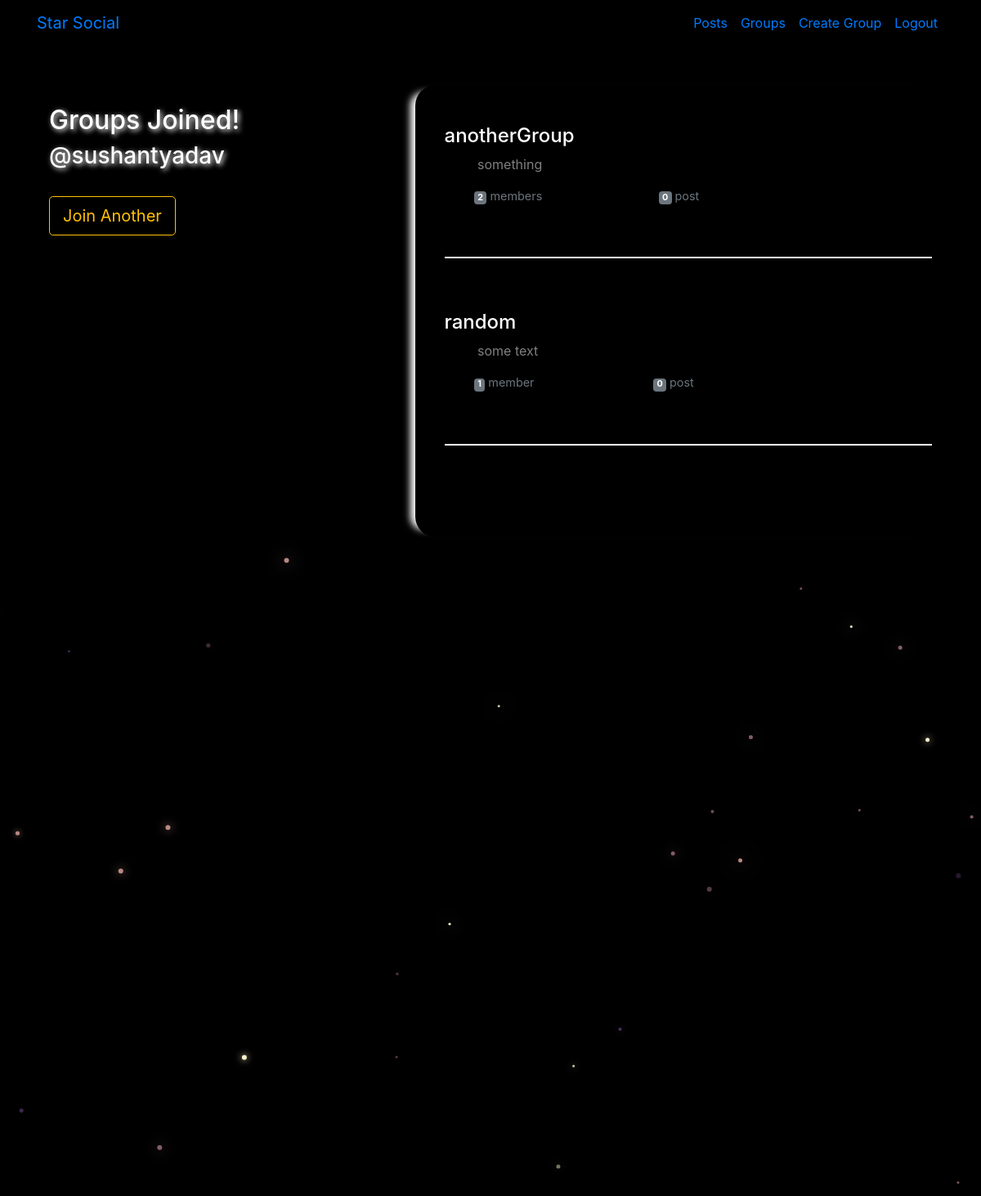
Screenshot of /groups/list/joined/ (signed in) with the database file from the repository.
### groups/models.py (models this page shows, shortened)
class Group(models.Model):
    name = models.CharField(max_length=100, unique=True)
    admin = models.ForeignKey(User, on_delete=models.SET_NULL, null=True, related_name='groupAdmin')
    slug = models.SlugField(allow_unicode=True)
    desc = models.CharField(max_length=255)
    desc_html = models.TextField()
    createdAt = models.DateTimeField(auto_now=True)
    members = models.ManyToManyField(User, through='GroupMember')
    class Meta:
        ordering = ['-createdAt']

### groups/views.py (the view)
# urls.py: path('list/joined/', views.listJoinedGroup.as_view(), name='listJoinedGroup'),
class listJoinedGroup(LoginRequiredMixin, generic.ListView):
    model = Group
    template_name = 'groups/list_joined_group.html'
    def get_context_data(self, **kwargs):
        content = super().get_context_data(**kwargs)
        content['object_list'] = content['object_list'].filter(members=self.request.user)
        return content

### groups/templates/groups/list_joined_group.html (shortened to what this page needs)
<!DOCTYPE html>
{% extends 'posts/list_base.html' %}
  {% block list_desc %}
    <br>
    <h2 class="glow-head">Groups Joined!</h2>
    <h3 class="glow-head">@{{ user.username }}</h3>
    <br>
    <a href="{% url 'groups:listGroup' %}" class="btn btn-lg btn-outline-warning">Join Another</a>
  {% endblock %}
  {% block list_content %}
    {% if object_list.count == 0 %}
      <h3>No Group Is Joined Yet!!</h3>
    {% else %}
      <div class="row">
      {% for group in object_list %}
        <div class="col-lg-12">
          <h4><a class="list-a" href="{% url 'groups:detailGroup' slug=group.slug %}">{{ group.name }}</a></h4>
          <p class="small-detail">
            &nbsp&nbsp&nbsp&nbsp&nbsp&nbsp&nbsp&nbsp {{ group.desc }}</p>
          <div class="d-flex w-40 text-18 justify-content-between">
    				<small class="text-muted">
              &nbsp&nbsp&nbsp&nbsp&nbsp&nbsp&nbsp&nbsp <span class="badge badge-secondary">
    					{{ group.members.count }}</span> member{{ group.members.count|pluralize }}</small>
    				<small class="text-muted"><span class="badge badge-secondary">
    					{{ group.groupPost.count }}</span> post{{ group.posts.count|pluralize }}</small>
    			</div>
          <br><br>
          <hr>
          <br><br>
        </div>
      {% endfor %}
      </div>
    {% endif %}
  {% endblock %}

### static/socialClone/css/master.css (style rules this page uses)
body { margin: 0; background-color: black; color:white; }
.glow-head { text-shadow: 2px 2px 6px #FFffff; }
hr { border: 1px groove white; }
.small-detail { font-size: 16px; color: grey; }
.list-a { text-decoration: none; color: #ffffff; }
.text-18 { font-size: 18px; }

### rows the page displays
Group: name "anotherGroup", desc "something", members.count "2", groupPost.count "0"
Group: name "random", desc "some text", members.count "1", groupPost.count "0"

### other values shown
{{ user.username }} "sushantyadav"
